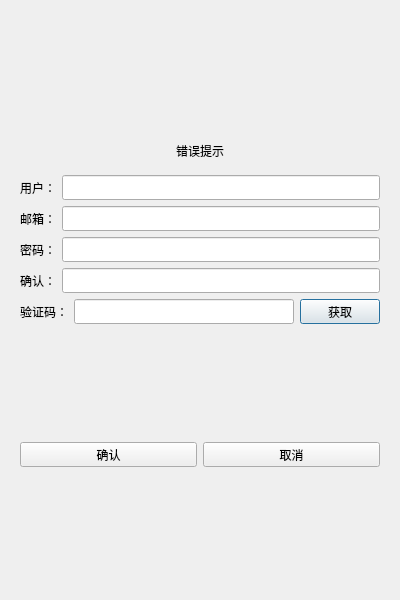
<?xml version="1.0" encoding="UTF-8"?>
<ui version="4.0">
 <class>RegisterDialog</class>
 <widget class="QDialog" name="RegisterDialog">
  <property name="geometry">
   <rect>
    <x>0</x>
    <y>0</y>
    <width>400</width>
    <height>600</height>
   </rect>
  </property>
  <property name="minimumSize">
   <size>
    <width>400</width>
    <height>600</height>
   </size>
  </property>
  <property name="maximumSize">
   <size>
    <width>400</width>
    <height>600</height>
   </size>
  </property>
  <property name="windowTitle">
   <string>Dialog</string>
  </property>
  <layout class="QHBoxLayout" name="horizontalLayout_2">
   <item>
    <layout class="QVBoxLayout" name="verticalLayout">
     <item>
      <widget class="QStackedWidget" name="stackedWidget">
       <widget class="QWidget" name="page">
        <layout class="QVBoxLayout" name="verticalLayout_2">
         <item>
          <spacer name="verticalSpacer">
           <property name="orientation">
            <enum>Qt::Orientation::Vertical</enum>
           </property>
           <property name="sizeHint" stdset="0">
            <size>
             <width>20</width>
             <height>40</height>
            </size>
           </property>
          </spacer>
         </item>
         <item>
          <widget class="QWidget" name="widget" native="true">
           <layout class="QVBoxLayout" name="verticalLayout_3">
            <item>
             <widget class="QLabel" name="err_tip">
              <property name="text">
               <string>错误提示</string>
              </property>
              <property name="alignment">
               <set>Qt::AlignmentFlag::AlignCenter</set>
              </property>
             </widget>
            </item>
           </layout>
          </widget>
         </item>
         <item>
          <layout class="QHBoxLayout" name="horizontalLayout">
           <item>
            <widget class="QLabel" name="user_label">
             <property name="minimumSize">
              <size>
               <width>0</width>
               <height>25</height>
              </size>
             </property>
             <property name="maximumSize">
              <size>
               <width>16777215</width>
               <height>25</height>
              </size>
             </property>
             <property name="text">
              <string>用户：</string>
             </property>
            </widget>
           </item>
           <item>
            <widget class="QLineEdit" name="user_edit">
             <property name="minimumSize">
              <size>
               <width>0</width>
               <height>25</height>
              </size>
             </property>
             <property name="maximumSize">
              <size>
               <width>16777215</width>
               <height>25</height>
              </size>
             </property>
            </widget>
           </item>
          </layout>
         </item>
         <item>
          <layout class="QHBoxLayout" name="horizontalLayout_3">
           <item>
            <widget class="QLabel" name="email_label">
             <property name="minimumSize">
              <size>
               <width>0</width>
               <height>25</height>
              </size>
             </property>
             <property name="maximumSize">
              <size>
               <width>16777215</width>
               <height>25</height>
              </size>
             </property>
             <property name="text">
              <string>邮箱：</string>
             </property>
            </widget>
           </item>
           <item>
            <widget class="QLineEdit" name="email_edit">
             <property name="minimumSize">
              <size>
               <width>0</width>
               <height>25</height>
              </size>
             </property>
             <property name="maximumSize">
              <size>
               <width>16777215</width>
               <height>25</height>
              </size>
             </property>
            </widget>
           </item>
          </layout>
         </item>
         <item>
          <layout class="QHBoxLayout" name="horizontalLayout_4">
           <item>
            <widget class="QLabel" name="pass_label">
             <property name="minimumSize">
              <size>
               <width>0</width>
               <height>25</height>
              </size>
             </property>
             <property name="maximumSize">
              <size>
               <width>16777215</width>
               <height>25</height>
              </size>
             </property>
             <property name="text">
              <string>密码：</string>
             </property>
            </widget>
           </item>
           <item>
            <widget class="QLineEdit" name="pass_edit">
             <property name="minimumSize">
              <size>
               <width>0</width>
               <height>25</height>
              </size>
             </property>
             <property name="maximumSize">
              <size>
               <width>16777215</width>
               <height>25</height>
              </size>
             </property>
            </widget>
           </item>
          </layout>
         </item>
         <item>
          <layout class="QHBoxLayout" name="horizontalLayout_5">
           <item>
            <widget class="QLabel" name="confirm_label">
             <property name="minimumSize">
              <size>
               <width>0</width>
               <height>25</height>
              </size>
             </property>
             <property name="maximumSize">
              <size>
               <width>16777215</width>
               <height>25</height>
              </size>
             </property>
             <property name="text">
              <string>确认：</string>
             </property>
            </widget>
           </item>
           <item>
            <widget class="QLineEdit" name="confirm_edit">
             <property name="minimumSize">
              <size>
               <width>0</width>
               <height>25</height>
              </size>
             </property>
             <property name="maximumSize">
              <size>
               <width>16777215</width>
               <height>25</height>
              </size>
             </property>
            </widget>
           </item>
          </layout>
         </item>
         <item>
          <layout class="QHBoxLayout" name="horizontalLayout_6">
           <item>
            <widget class="QLabel" name="varify_edit">
             <property name="minimumSize">
              <size>
               <width>0</width>
               <height>25</height>
              </size>
             </property>
             <property name="maximumSize">
              <size>
               <width>16777215</width>
               <height>25</height>
              </size>
             </property>
             <property name="text">
              <string>验证码：</string>
             </property>
            </widget>
           </item>
           <item>
            <widget class="QLineEdit" name="varify_label">
             <property name="minimumSize">
              <size>
               <width>0</width>
               <height>25</height>
              </size>
             </property>
             <property name="maximumSize">
              <size>
               <width>16777215</width>
               <height>25</height>
              </size>
             </property>
            </widget>
           </item>
           <item>
            <widget class="QPushButton" name="get_code">
             <property name="minimumSize">
              <size>
               <width>0</width>
               <height>25</height>
              </size>
             </property>
             <property name="maximumSize">
              <size>
               <width>16777215</width>
               <height>25</height>
              </size>
             </property>
             <property name="text">
              <string>获取</string>
             </property>
            </widget>
           </item>
          </layout>
         </item>
         <item>
          <spacer name="verticalSpacer_2">
           <property name="orientation">
            <enum>Qt::Orientation::Vertical</enum>
           </property>
           <property name="sizeHint" stdset="0">
            <size>
             <width>20</width>
             <height>40</height>
            </size>
           </property>
          </spacer>
         </item>
         <item>
          <layout class="QHBoxLayout" name="horizontalLayout_7">
           <item>
            <widget class="QPushButton" name="sure_btn">
             <property name="minimumSize">
              <size>
               <width>0</width>
               <height>25</height>
              </size>
             </property>
             <property name="maximumSize">
              <size>
               <width>16777215</width>
               <height>25</height>
              </size>
             </property>
             <property name="text">
              <string>确认</string>
             </property>
            </widget>
           </item>
           <item>
            <widget class="QPushButton" name="cancel_btn">
             <property name="minimumSize">
              <size>
               <width>0</width>
               <height>25</height>
              </size>
             </property>
             <property name="maximumSize">
              <size>
               <width>16777215</width>
               <height>25</height>
              </size>
             </property>
             <property name="text">
              <string>取消</string>
             </property>
            </widget>
           </item>
          </layout>
         </item>
         <item>
          <spacer name="verticalSpacer_3">
           <property name="orientation">
            <enum>Qt::Orientation::Vertical</enum>
           </property>
           <property name="sizeHint" stdset="0">
            <size>
             <width>20</width>
             <height>40</height>
            </size>
           </property>
          </spacer>
         </item>
        </layout>
       </widget>
       <widget class="QWidget" name="page_2"/>
      </widget>
     </item>
    </layout>
   </item>
  </layout>
 </widget>
 <resources/>
 <connections/>
</ui>
